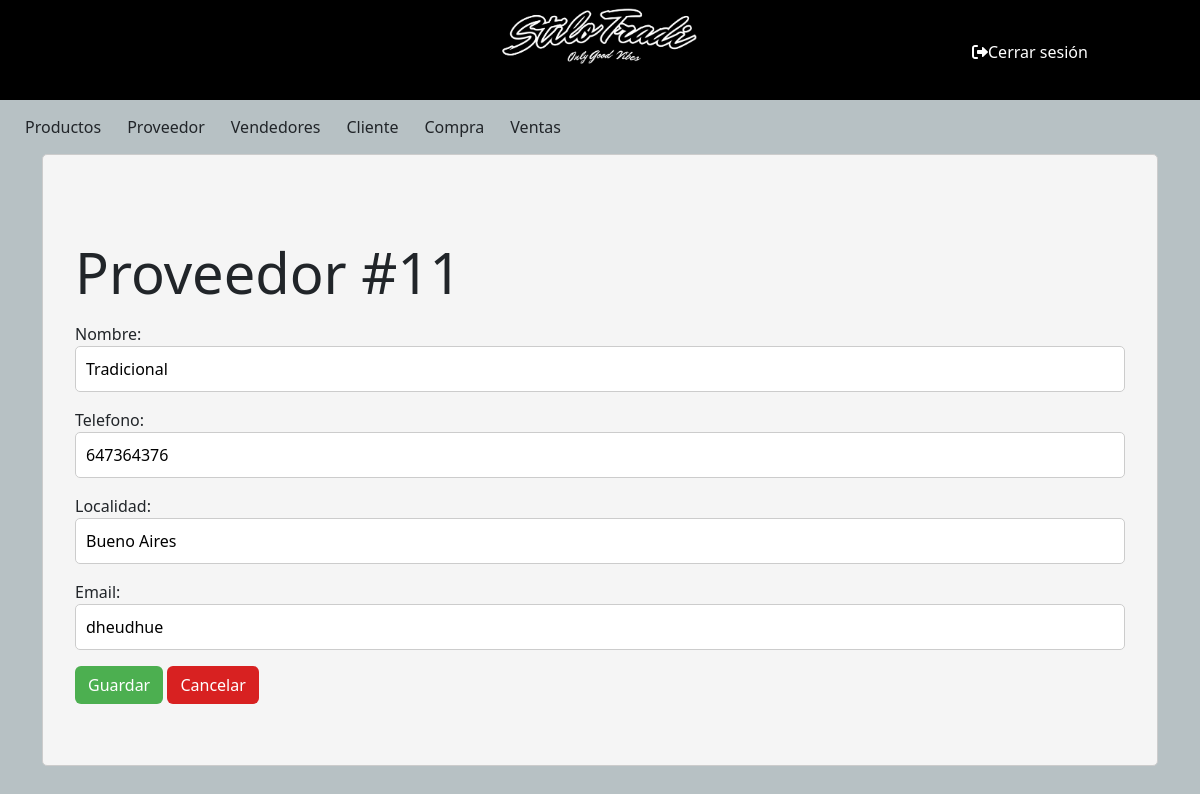
The page /proveedor/ProveedorModif/11/ on the database as committed earlier.
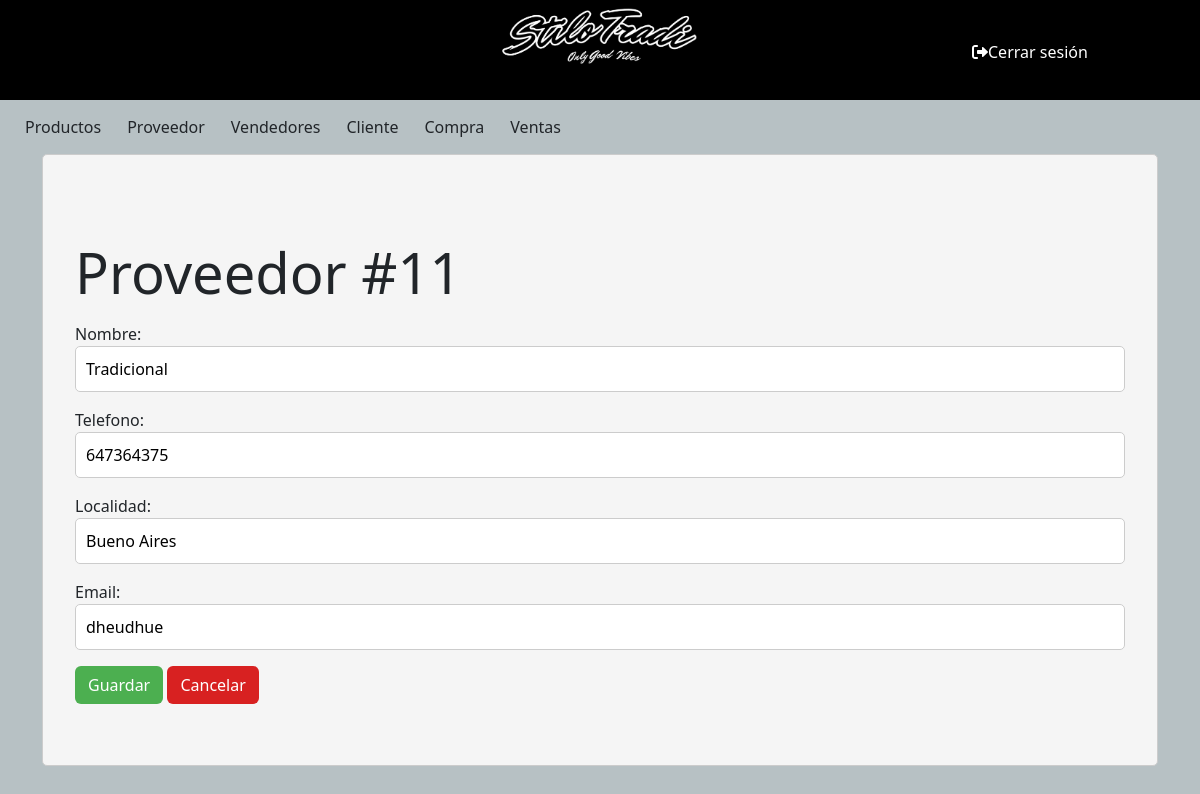
The same page on the database as committed later.
### miAplicacion/models.py (models this page shows, shortened)
class Proveedor(models.Model):
    Nombre = models.CharField (max_length=50)
    Telefono = models.IntegerField ()
    Localidad = models.CharField (max_length=50)
    Email = models.CharField (max_length=50)

### miAplicacion/views.py (the view)
# urls.py: path('proveedor/ProveedorModif/<int:pk>/', views.ProveedorModif.as_view(), name='ProveedorModif'),
class ProveedorModif(UpdateView):
    model = Proveedor
    form_class = ProveedorForm
    template_name = 'frmProveedor.html'
    success_url = reverse_lazy('proveedorLista')

### miAplicacion/forms.py
class ProveedorForm(forms.ModelForm):
    class Meta:
        model = Proveedor
        fields = ('Nombre','Telefono','Localidad','Email')
        widges = {
            'Nombre': forms.TextInput(attrs={'class': 'form-control'}),
            'Telefono': forms.NumberInput(attrs={'class': 'form-control'}),
            'Localidad': forms.TextInput(attrs={'class': 'form-control'}),
            'Email': forms.TextInput(attrs={'class': 'form-control'}),
        }

### miProyecto/templates/frmProveedor.html (shortened to what this page needs)
{% extends 'base.html' %}
{% load static %}
{% block content %}
<div class="mi-contenedor">
    <div class="container mt-5">
        <div class="row">
            <h3 class="display-4 my-3">Proveedor #{{ proveedor.id }}</h3>
            <form  method="POST" enctype="multipart/form-data" class="form">
                {{ form.as_p }}
                <button class="btn custom-btn-aceptar" href="/proveedor/ProveedorLista" type="submit">Guardar</button>
                <a class="btn custom-btn-cancelar" href="/proveedor/ProveedorLista">Cancelar</a>
            </form>
        </div>
    </div>
</div>
{% endblock %}

Rows that differ between the two databases and show on the page:
changed Proveedor "Tradicional": Telefono "647364376" → "647364375"
